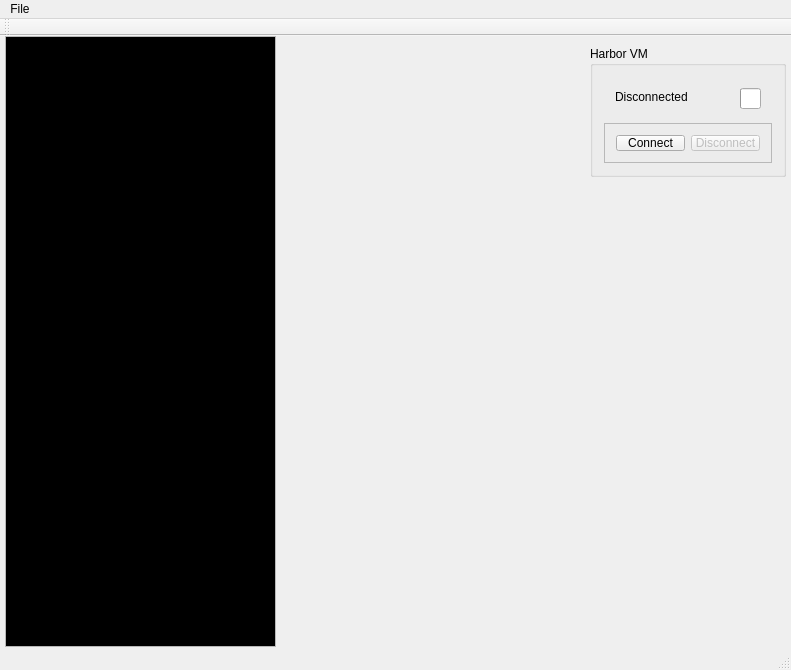
<?xml version="1.0" encoding="UTF-8"?>
<ui version="4.0">
 <class>MainWindow</class>
 <widget class="QMainWindow" name="MainWindow">
  <property name="geometry">
   <rect>
    <x>0</x>
    <y>0</y>
    <width>791</width>
    <height>670</height>
   </rect>
  </property>
  <property name="windowTitle">
   <string>Harbor</string>
  </property>
  <widget class="QWidget" name="centralWidget">
   <widget class="QFrame" name="frame">
    <property name="geometry">
     <rect>
      <x>5</x>
      <y>0</y>
      <width>271</width>
      <height>611</height>
     </rect>
    </property>
    <property name="frameShape">
     <enum>QFrame::StyledPanel</enum>
    </property>
    <property name="frameShadow">
     <enum>QFrame::Raised</enum>
    </property>
    <layout class="QHBoxLayout" name="horizontalLayout">
     <property name="leftMargin">
      <number>0</number>
     </property>
     <property name="topMargin">
      <number>0</number>
     </property>
     <property name="rightMargin">
      <number>0</number>
     </property>
     <property name="bottomMargin">
      <number>0</number>
     </property>
     <item>
      <widget class="QListWidget" name="sites">
       <property name="styleSheet">
        <string notr="true">background-color: rgb(0, 0, 0);
selection-background-color: rgb(59, 59, 59);
color: rgb(255, 255, 255);
font: 75 20pt &quot;Calibri&quot;;</string>
       </property>
       <property name="tabKeyNavigation">
        <bool>true</bool>
       </property>
       <property name="viewMode">
        <enum>QListView::ListMode</enum>
       </property>
       <property name="sortingEnabled">
        <bool>true</bool>
       </property>
      </widget>
     </item>
    </layout>
   </widget>
   <widget class="QGroupBox" name="groupBox">
    <property name="geometry">
     <rect>
      <x>590</x>
      <y>10</y>
      <width>196</width>
      <height>131</height>
     </rect>
    </property>
    <property name="sizePolicy">
     <sizepolicy hsizetype="Fixed" vsizetype="Fixed">
      <horstretch>0</horstretch>
      <verstretch>0</verstretch>
     </sizepolicy>
    </property>
    <property name="title">
     <string>Harbor VM</string>
    </property>
    <layout class="QVBoxLayout" name="verticalLayout">
     <item>
      <widget class="QWidget" name="vmStatus" native="true">
       <layout class="QHBoxLayout" name="horizontalLayout_2">
        <item>
         <widget class="QLabel" name="connectText">
          <property name="sizePolicy">
           <sizepolicy hsizetype="Expanding" vsizetype="Preferred">
            <horstretch>0</horstretch>
            <verstretch>0</verstretch>
           </sizepolicy>
          </property>
          <property name="text">
           <string>Disconnected</string>
          </property>
          <property name="scaledContents">
           <bool>true</bool>
          </property>
         </widget>
        </item>
        <item>
         <widget class="QProgressBar" name="connectIndicator">
          <property name="sizePolicy">
           <sizepolicy hsizetype="Fixed" vsizetype="Fixed">
            <horstretch>0</horstretch>
            <verstretch>0</verstretch>
           </sizepolicy>
          </property>
          <property name="minimumSize">
           <size>
            <width>21</width>
            <height>21</height>
           </size>
          </property>
          <property name="maximumSize">
           <size>
            <width>21</width>
            <height>21</height>
           </size>
          </property>
          <property name="maximum">
           <number>1</number>
          </property>
          <property name="value">
           <number>0</number>
          </property>
          <property name="textVisible">
           <bool>false</bool>
          </property>
          <property name="format">
           <string notr="true">%p%</string>
          </property>
         </widget>
        </item>
       </layout>
      </widget>
     </item>
     <item>
      <widget class="QFrame" name="frame_3">
       <property name="frameShape">
        <enum>QFrame::StyledPanel</enum>
       </property>
       <property name="frameShadow">
        <enum>QFrame::Raised</enum>
       </property>
       <layout class="QHBoxLayout" name="horizontalLayout_3">
        <item>
         <widget class="QPushButton" name="harborConnect_btn">
          <property name="text">
           <string>Connect</string>
          </property>
         </widget>
        </item>
        <item>
         <widget class="QPushButton" name="harborDisconnect_btn">
          <property name="enabled">
           <bool>false</bool>
          </property>
          <property name="text">
           <string>Disconnect</string>
          </property>
          <property name="checkable">
           <bool>false</bool>
          </property>
          <property name="default">
           <bool>false</bool>
          </property>
         </widget>
        </item>
       </layout>
      </widget>
     </item>
    </layout>
   </widget>
  </widget>
  <widget class="QMenuBar" name="menuBar">
   <property name="geometry">
    <rect>
     <x>0</x>
     <y>0</y>
     <width>791</width>
     <height>21</height>
    </rect>
   </property>
   <widget class="QMenu" name="menuHarbor">
    <property name="title">
     <string>File</string>
    </property>
    <addaction name="actionCreate_New_Site"/>
    <addaction name="separator"/>
    <addaction name="actionExit"/>
   </widget>
   <addaction name="menuHarbor"/>
  </widget>
  <widget class="QToolBar" name="mainToolBar">
   <attribute name="toolBarArea">
    <enum>TopToolBarArea</enum>
   </attribute>
   <attribute name="toolBarBreak">
    <bool>false</bool>
   </attribute>
  </widget>
  <widget class="QStatusBar" name="statusBar"/>
  <action name="actionExit">
   <property name="text">
    <string>Exit</string>
   </property>
   <property name="shortcut">
    <string>Ctrl+Q</string>
   </property>
  </action>
  <action name="actionCreate_New_Site">
   <property name="text">
    <string>Create New Site</string>
   </property>
  </action>
 </widget>
 <layoutdefault spacing="6" margin="11"/>
 <resources/>
 <connections/>
</ui>
